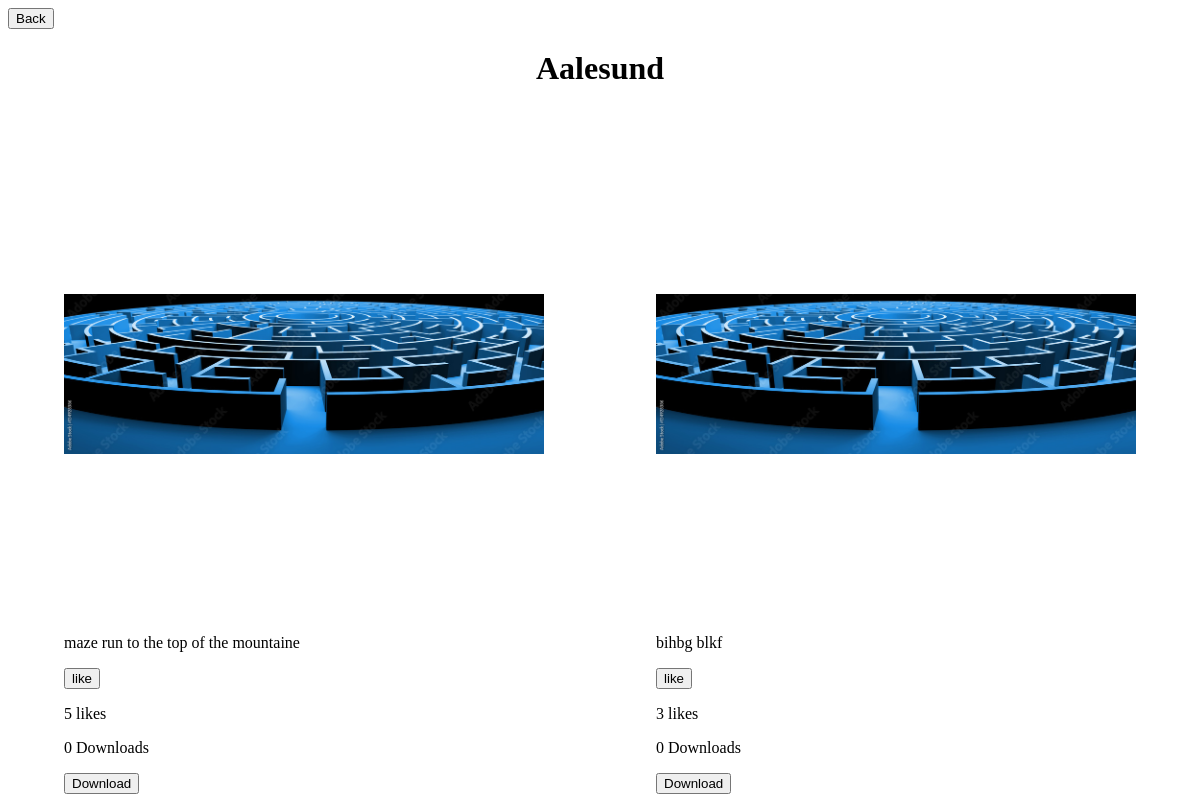
The app's page /index/9 with its own data.
### album/models.py (models this page shows, shortened)
class Post(models.Model):
    city = models.ForeignKey(City, on_delete=models.CASCADE)
    created_at = models.DateTimeField(default=datetime.now)
    image = models.ImageField(upload_to='media/post_images', default='maze.jpg')
    caption = models.TextField(max_length=200, blank=True)
    no_of_likes = models.IntegerField(default=0)
    no_of_downloads = models.IntegerField(default=0)

class City(models.Model):
    name = models.CharField(max_length=40)
    country = models.CharField(max_length=40)
    image = models.ImageField(upload_to='media/city_images', default='maze.jpg')
    info = models.TextField(max_length=500, blank=True)
    def __str__(self):
        return self.name

### album/views.py (the view)
# urls.py: path('index/<int:city_id>', views.index, name='index'),
def index(request, city_id):
    city = City.objects.get(id=city_id)
    city_posts = Post.objects.filter(city=city)
    return render(request, 'index.html', {'city_posts': city_posts,'city_id': city_id, 'city': city})

### album/templates/index.html (shortened to what this page needs)
{% load static %}
<!DOCTYPE html>
<html lang="en">
<head>
    <link rel="stylesheet" href="{% static 'css/index.css' %}">
</head>
<body>
    <a class="back" href="{% url 'explore' %}"><button>Back</button></a>
    <h1>
        {{ city_posts.0.city }}
    </h1>
    <p class="about_city">
    </p>
    <div class="town">
        {% for city_post in city_posts %}
            <div class="town_data">
                <img src="{{ city_post.image.url }}" alt="photo">
                <p>{{ city_post.caption }}</p>
                <div class="number">
                    <form method="post" action="{% url 'likes' city_post.id %}" >
                        <button type="submit">like</button>
                    </form>
                    <p>{{ city_post.no_of_likes }} likes</p>
                    <p>{{ city_post.no_of_downloads}} Downloads</p>
                </div>
                <button><a href="{% url 'download_image' city_post.id  %}">Download</a></button>
            </div>
        {% endfor %}
    </div>
</body>
</html>

### album/static/css/index.css (style rules this page uses)
@media screen and (min-width: 601px) { h1 { text-align: center; } }
@media screen and (min-width: 601px) { .about_city { text-align: center; width: 50vw; margin: 5px auto; padding: 0 0 20px 0; font-family: monospace; } }
@media screen and (min-width: 601px) { .town { display: flex; flex-wrap: wrap; justify-content: space-around; } }
@media screen and (min-width: 601px) { img { height: 60vh; width: 40vw; object-fit: contain; } }
@media screen and (min-width: 601px) { button { float: bottom right; } }
@media screen and (min-width: 601px) { a { text-decoration: none; color: black; } }

### records on screen
Post: city.name "Aalesund", image (picture), caption "maze run to the top of the mountaine", no_of_likes "5", no_of_downloads "0"
Post: image (picture), caption "bihbg blkf", no_of_likes "3", no_of_downloads "0"
